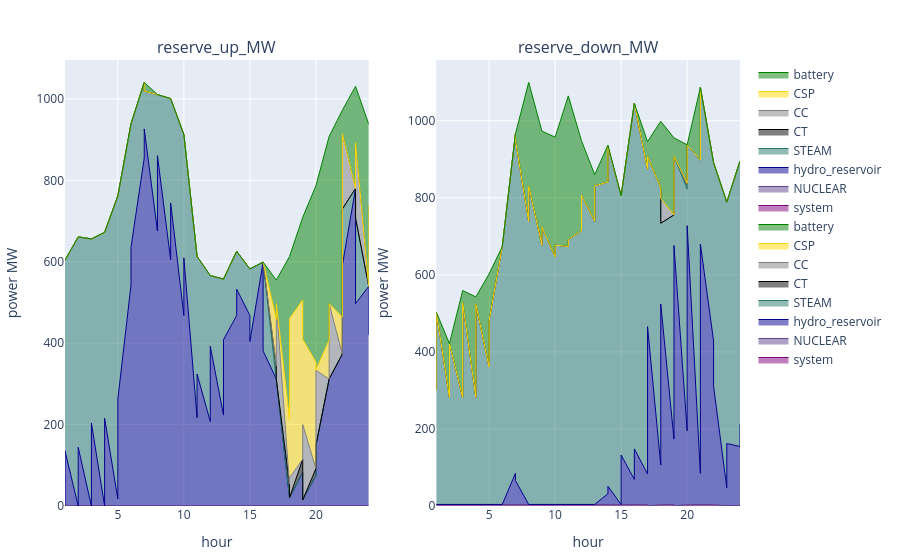

Notebook source saved alongside this figure:
### Code cell
# p1 = plot_reserve_by_fieldy(reserve_uc_, :reserve_up_MW, :resource)
dissagregate_by_battery = false
if !dissagregate_by_battery
    p2 = plot_reserve(reserve_uc)
else
    p1 = plot_reserve_by_fieldy(s_uc.reserve[(s_uc.reserve.configuration .== config_) .&  (s_uc.reserve.day .== day_) .&  (s_uc.reserve.resource .== "battery"),:], :reserve_up_MW, :r_id)
    p2 = plot_reserve_by_fieldy(s_uc.reserve[(s_uc.reserve.configuration .== config_) .&  (s_uc.reserve.day .== day_) .&  (s_uc.reserve.resource .== "battery"),:], :reserve_down_MW, :r_id)
    [p1 p2]
end

### Figure 1 — Plotly figure (JSON) as saved in the notebook; plotly's stock layout.template omitted (floating-point values rounded to 4 significant figures)
{"data": [{"line": {"color": "purple", "shape": "line", "width": 1}, "mode": "lines", "name": "system", "stackgroup": 1, "type": "scatter", "x": [1, 2, 3, 4, 5, 6, 7, 8, 9, 10, 11, 12, 13, 14, 15, 16, 17, 18, 19, 20, 21, 22, 23, 24, 1, 2, 3, 4, 5, 6, 7, 8, 9, 10, 11, 12, 13, 14, 15, 16, 17, 18, 19, 20, 21, 22, 23, 24], "xaxis": "x1", "y": [null, null, null, null, null, null, null, null, null, null, null, null, null, null, null, null, null, null, null, null, null, null, null, null, null, null, null, null, null, null, null, null, null, null, null, null, null, null, null, null, null, null, null, null, null, null, null, null], "yaxis": "y1"}, {"line": {"color": "rgba(95, 70, 144, 1)", "shape": "line", "width": 1}, "mode": "lines", "name": "NUCLEAR", "stackgroup": 1, "type": "scatter", "x": [1, 2, 3, 4, 5, 6, 7, 8, 9, 10, 11, 12, 13, 14, 15, 16, 17, 18, 19, 20, 21, 22, 23, 24, 1, 2, 3, 4, 5, 6, 7, 8, 9, 10, 11, 12, 13, 14, 15, 16, 17, 18, 19, 20, 21, 22, 23, 24], "xaxis": "x1", "y": [0, 0, 0, 0, 0, 0, 0, 0, 0, 0, 0, 0, 0, 0, 0, 0, 0, 0, 0, 0, 0, 0, 0, 0, 0, 0, 0, 0, 0, 0, 0, 0, 0, 0, 0, 0, 0, 0, 0, 0, 0, 0, 0, 0, 0, 0, 0, 0], "yaxis": "y1"}, {"line": {"color": "darkblue", "shape": "line", "width": 1}, "mode": "lines", "name": "hydro_reservoir", "stackgroup": 1, "type": "scatter", "x": [1, 2, 3, 4, 5, 6, 7, 8, 9, 10, 11, 12, 13, 14, 15, 16, 17, 18, 19, 20, 21, 22, 23, 24, 1, 2, 3, 4, 5, 6, 7, 8, 9, 10, 11, 12, 13, 14, 15, 16, 17, 18, 19, 20, 21, 22, 23, 24], "xaxis": "x1", "y": [0, 0, 0, 0, 17.7, 542.9, 854.8, 675.5, 604.6, 468, 217.0, 207.5, 223.4, 468, 468, 599.1, 312, 20.84, 81.88, 74.31, 312, 373.1, 780, 539.7, 135.3, 144.1, 203.9, 215.4, 262.2, 635.9, 926.2, 860.5, 744.4, 609.6, 324.2, 392.5, 408.4, 532.5, 403.9, 381.0, 312, 20.59, 15.07, 148.5, 312, 590.5, 497.0, 420.5], "yaxis": "y1"}, {"line": {"color": "rgba(36, 121, 108, 1)", "shape": "line", "width": 1}, "mode": "lines", "name": "STEAM", "stackgroup": 1, "type": "scatter", "x": [1, 2, 3, 4, 5, 6, 7, 8, 9, 10, 11, 12, 13, 14, 15, 16, 17, 18, 19, 20, 21, 22, 23, 24, 1, 2, 3, 4, 5, 6, 7, 8, 9, 10, 11, 12, 13, 14, 15, 16, 17, 18, 19, 20, 21, 22, 23, 24], "xaxis": "x1", "y": [603.5, 661.1, 656.0, 672.1, 744.0, 396, 186, 335.0, 396, 444.6, 396, 358.4, 334.0, 157.5, 114.3, 0, 0, 0, 0, 0, 0, 0, 0, 0, 468.2, 516.9, 452.1, 456.7, 499.5, 303, 93, 150.0, 256.2, 303, 288.8, 173.4, 149.0, 93, 178.4, 218.1, 0, 0, 0, 0, 0, 139.0, 210.5, 132.2], "yaxis": "y1"}, {"line": {"color": "black", "shape": "line", "width": 1}, "mode": "lines", "name": "CT", "stackgroup": 1, "type": "scatter", "x": [1, 2, 3, 4, 5, 6, 7, 8, 9, 10, 11, 12, 13, 14, 15, 16, 17, 18, 19, 20, 21, 22, 23, 24, 1, 2, 3, 4, 5, 6, 7, 8, 9, 10, 11, 12, 13, 14, 15, 16, 17, 18, 19, 20, 21, 22, 23, 24], "xaxis": "x1", "y": [0, 0, 0, 0, 0, 0, 0, 0, 0, 0, 0, 0, 0, 0, 0, 0, 33, 33, 33, 17.61, 0, 0, 0, 0, 0, 0, 0, 0, 0, 0, 0, 0, 0, 0, 0, 0, 0, 0, 0, 0, 0, 0, 0, 0, 0, 0, 0, 0], "yaxis": "y1"}, {"line": {"color": "grey", "shape": "line", "width": 1}, "mode": "lines", "name": "CC", "stackgroup": 1, "type": "scatter", "x": [1, 2, 3, 4, 5, 6, 7, 8, 9, 10, 11, 12, 13, 14, 15, 16, 17, 18, 19, 20, 21, 22, 23, 24, 1, 2, 3, 4, 5, 6, 7, 8, 9, 10, 11, 12, 13, 14, 15, 16, 17, 18, 19, 20, 21, 22, 23, 24], "xaxis": "x1", "y": [0, 0, 0, 0, 0, 0, 0, 0, 0, 0, 0, 0, 0, 0, 0, 0, 0, 0, 0, 0, 0, 0, 0, 0, 0, 0, 0, 0, 0, 0, 0, 0, 0, 0, 0, 0, 0, 0, 0, 0, 185.0, 48.56, 185.0, 185.0, 185.0, 185.0, 185.0, 185.0], "yaxis": "y1"}, {"line": {"color": "gold", "shape": "line", "width": 1}, "mode": "lines", "name": "CSP", "stackgroup": 1, "type": "scatter", "x": [1, 2, 3, 4, 5, 6, 7, 8, 9, 10, 11, 12, 13, 14, 15, 16, 17, 18, 19, 20, 21, 22, 23, 24, 1, 2, 3, 4, 5, 6, 7, 8, 9, 10, 11, 12, 13, 14, 15, 16, 17, 18, 19, 20, 21, 22, 23, 24], "xaxis": "x1", "y": [0, 0, 0, 0, 0, 0, 0, 0, 0, 0, 0, 0, 0, 0, 0, 0, 113.2, 159.0, 391, 261.4, 95.65, 90.9, 0, 0, 0, 0, 0, 0, 0, 0, 0, 0, 0, 0, 0, 0, 0, 0, 0, 0, 0, 391, 209, 0, 0, 0, 0, 0], "yaxis": "y1"}, {"line": {"color": "green", "shape": "line", "width": 1}, "mode": "lines", "name": "battery", "stackgroup": 1, "type": "scatter", "x": [1, 2, 3, 4, 5, 6, 7, 8, 9, 10, 11, 12, 13, 14, 15, 16, 17, 18, 19, 20, 21, 22, 23, 24, 1, 2, 3, 4, 5, 6, 7, 8, 9, 10, 11, 12, 13, 14, 15, 16, 17, 18, 19, 20, 21, 22, 23, 24], "xaxis": "x1", "y": [0, 0, 0, 0, 0, 0, 0, 0, 0, 0, 0, 0, 0, 0, 0, 0, 96.81, 400, 203.2, 433.3, 500, 508.2, 250.9, 397.9, 0, 0, 0, 0, 0, 0, 21.54, 0, 0, 0, 0, 0, 0, 0, 0, 0, 58.06, 152.7, 300, 453.1, 410.7, 57.74, 138.3, 200], "yaxis": "y1"}, {"line": {"color": "purple", "shape": "line", "width": 1}, "mode": "lines", "name": "system", "stackgroup": 1, "type": "scatter", "x": [1, 2, 3, 4, 5, 6, 7, 8, 9, 10, 11, 12, 13, 14, 15, 16, 17, 18, 19, 20, 21, 22, 23, 24, 1, 2, 3, 4, 5, 6, 7, 8, 9, 10, 11, 12, 13, 14, 15, 16, 17, 18, 19, 20, 21, 22, 23, 24], "xaxis": "x2", "y": [null, null, null, null, null, null, null, null, null, null, null, null, null, null, null, null, null, null, null, null, null, null, null, null, null, null, null, null, null, null, null, null, null, null, null, null, null, null, null, null, null, null, null, null, null, null, null, null], "yaxis": "y2"}, {"line": {"color": "rgba(95, 70, 144, 1)", "shape": "line", "width": 1}, "mode": "lines", "name": "NUCLEAR", "stackgroup": 1, "type": "scatter", "x": [1, 2, 3, 4, 5, 6, 7, 8, 9, 10, 11, 12, 13, 14, 15, 16, 17, 18, 19, 20, 21, 22, 23, 24, 1, 2, 3, 4, 5, 6, 7, 8, 9, 10, 11, 12, 13, 14, 15, 16, 17, 18, 19, 20, 21, 22, 23, 24], "xaxis": "x2", "y": [4, 4, 4, 4, 4, 4, 4, 4, 4, 4, 4, 4, 4, 4, 4, 4, 4, 4, 4, 4, 4, 4, 0, 0, 4, 4, 4, 4, 4, 4, 4, 4, 4, 4, 4, 4, 4, 4, 4, 4, 0, 4, 0, 4, 4, 4, 0, 4], "yaxis": "y2"}, {"line": {"color": "darkblue", "shape": "line", "width": 1}, "mode": "lines", "name": "hydro_reservoir", "stackgroup": 1, "type": "scatter", "x": [1, 2, 3, 4, 5, 6, 7, 8, 9, 10, 11, 12, 13, 14, 15, 16, 17, 18, 19, 20, 21, 22, 23, 24, 1, 2, 3, 4, 5, 6, 7, 8, 9, 10, 11, 12, 13, 14, 15, 16, 17, 18, 19, 20, 21, 22, 23, 24], "xaxis": "x2", "y": [0, 0, 0, 0, 0, 0, 81.25, 0, 0, 0, 0, 0, 0, 27.81, 0, 65.07, 79.23, 102.3, 169.5, 191.2, 80.82, 424.2, 47.67, 154.5, 0, 0, 0, 0, 0, 0, 61.78, 0, 0, 0, 0, 0, 0, 47.27, 128.3, 144.2, 465.6, 520, 676, 723.6, 676, 306.2, 162.2, 208], "yaxis": "y2"}, {"line": {"color": "rgba(36, 121, 108, 1)", "shape": "line", "width": 1}, "mode": "lines", "name": "STEAM", "stackgroup": 1, "type": "scatter", "x": [1, 2, 3, 4, 5, 6, 7, 8, 9, 10, 11, 12, 13, 14, 15, 16, 17, 18, 19, 20, 21, 22, 23, 24, 1, 2, 3, 4, 5, 6, 7, 8, 9, 10, 11, 12, 13, 14, 15, 16, 17, 18, 19, 20, 21, 22, 23, 24], "xaxis": "x2", "y": [299.4, 278.0, 278.0, 278.0, 356.8, 669.4, 881.3, 734.0, 673.0, 642.9, 669.6, 710.6, 735.0, 809.0, 801.3, 976.0, 791.0, 720.0, 582, 627.0, 813.0, 463.0, 741.0, 741.0, 499.4, 417.7, 523.9, 519.3, 476.5, 669.4, 883.0, 826.0, 719.8, 673.0, 687.2, 802.6, 827.0, 881.5, 673.0, 896.9, 441.0, 210, 232.0, 210, 406.5, 581.0, 626.5, 683.5], "yaxis": "y2"}, {"line": {"color": "black", "shape": "line", "width": 1}, "mode": "lines", "name": "CT", "stackgroup": 1, "type": "scatter", "x": [1, 2, 3, 4, 5, 6, 7, 8, 9, 10, 11, 12, 13, 14, 15, 16, 17, 18, 19, 20, 21, 22, 23, 24, 1, 2, 3, 4, 5, 6, 7, 8, 9, 10, 11, 12, 13, 14, 15, 16, 17, 18, 19, 20, 21, 22, 23, 24], "xaxis": "x2", "y": [0, 0, 0, 0, 0, 0, 0, 0, 0, 0, 0, 0, 0, 0, 0, 0, 0, 0, 0, 15.39, 0, 0, 0, 0, 0, 0, 0, 0, 0, 0, 0, 0, 0, 0, 0, 0, 0, 0, 0, 0, 0, 0, 0, 0, 0, 0, 0, 0], "yaxis": "y2"}, {"line": {"color": "grey", "shape": "line", "width": 1}, "mode": "lines", "name": "CC", "stackgroup": 1, "type": "scatter", "x": [1, 2, 3, 4, 5, 6, 7, 8, 9, 10, 11, 12, 13, 14, 15, 16, 17, 18, 19, 20, 21, 22, 23, 24, 1, 2, 3, 4, 5, 6, 7, 8, 9, 10, 11, 12, 13, 14, 15, 16, 17, 18, 19, 20, 21, 22, 23, 24], "xaxis": "x2", "y": [0, 0, 0, 0, 0, 0, 0, 0, 0, 0, 0, 0, 0, 0, 0, 0, 0, 0, 0, 0, 0, 0, 0, 0, 0, 0, 0, 0, 0, 0, 0, 0, 0, 0, 0, 0, 0, 0, 0, 0, 0, 64.66, 0, 0, 0, 0, 0, 0], "yaxis": "y2"}, {"line": {"color": "gold", "shape": "line", "width": 1}, "mode": "lines", "name": "CSP", "stackgroup": 1, "type": "scatter", "x": [1, 2, 3, 4, 5, 6, 7, 8, 9, 10, 11, 12, 13, 14, 15, 16, 17, 18, 19, 20, 21, 22, 23, 24, 1, 2, 3, 4, 5, 6, 7, 8, 9, 10, 11, 12, 13, 14, 15, 16, 17, 18, 19, 20, 21, 22, 23, 24], "xaxis": "x2", "y": [0, 0, 0, 0, 0, 0, 0, 0, 0, 0, 0, 0, 0, 0, 0, 0, 0, 0, 0, 0, 0, 0, 0, 0, 0, 0, 0, 0, 0, 0, 0, 0, 0, 0, 0, 0, 0, 0, 0, 0, 0, 0, 0, 0, 0, 0, 0, 0], "yaxis": "y2"}, {"line": {"color": "green", "shape": "line", "width": 1}, "mode": "lines", "name": "battery", "stackgroup": 1, "type": "scatter", "x": [1, 2, 3, 4, 5, 6, 7, 8, 9, 10, 11, 12, 13, 14, 15, 16, 17, 18, 19, 20, 21, 22, 23, 24, 1, 2, 3, 4, 5, 6, 7, 8, 9, 10, 11, 12, 13, 14, 15, 16, 17, 18, 19, 20, 21, 22, 23, 24], "xaxis": "x2", "y": [200, 139.7, 277.3, 260.8, 241.7, 0, 0, 361.8, 296.1, 310.5, 390.9, 233.2, 121.1, 95.95, 0, 0, 71.6, 172.3, 200, 100, 188.7, 0, 0, 0, 0, 0, 31.41, 19.58, 122.0, 0, 17.74, 269.8, 249.3, 280.4, 373.2, 141.2, 29.13, 3.949, 0, 0, 39.26, 200, 47.54, 0, 0, 0, 0, 0], "yaxis": "y2"}], "layout": {"annotations": [{"font": {"size": 16}, "showarrow": false, "text": "reserve_up_MW", "x": 0.225, "xanchor": "center", "xref": "paper", "y": 1, "yanchor": "bottom", "yref": "paper"}, {"font": {"size": 16}, "showarrow": false, "text": "reserve_down_MW", "x": 0.775, "xanchor": "center", "xref": "paper", "y": 1, "yanchor": "bottom", "yref": "paper"}], "margin": {"b": 50, "l": 50, "r": 50, "t": 60}, "xaxis1": {"anchor": "y1", "domain": [0, 0.45], "title": {"text": "hour"}}, "xaxis2": {"anchor": "y2", "domain": [0.55, 1], "title": {"text": "hour"}}, "yaxis1": {"anchor": "x1", "domain": [0, 1], "title": {"text": "power MW"}}, "yaxis2": {"anchor": "x2", "domain": [0, 1], "title": {"text": "power MW"}}}}
